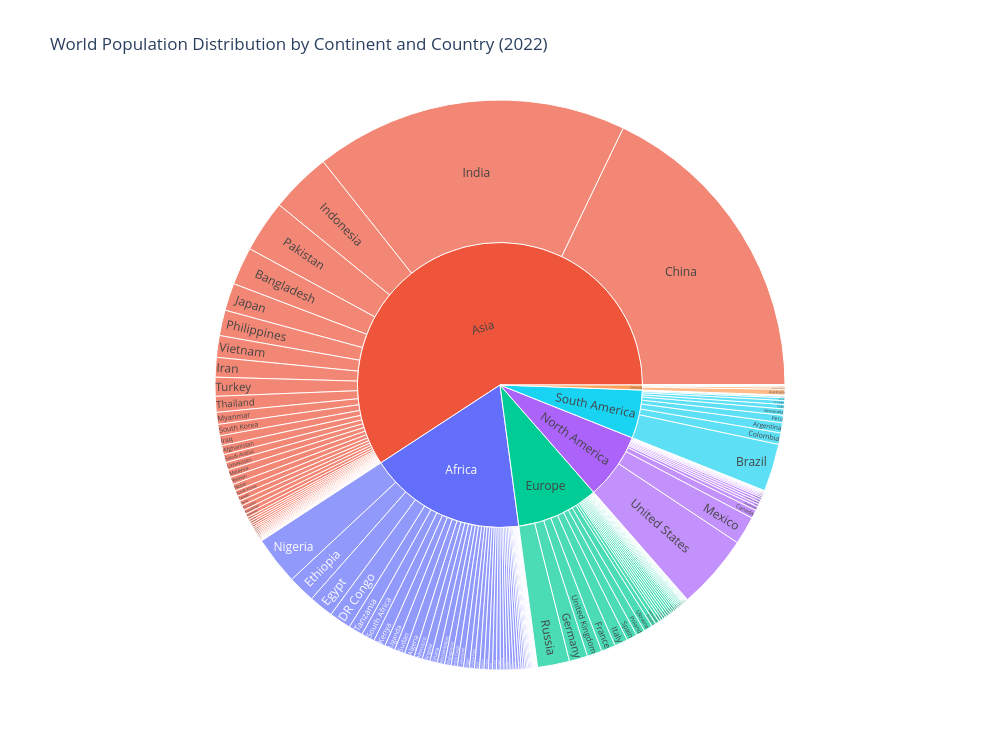

The cell this chart's notebook holds for it:
### Markdown cell above
**Chart choice & justification:** *Which chart did you choose, and why? Justify design choices.

*YOUR ANSWER HERE*

**I used a sunburst chart to show how the world's population is distributed across continents and countries in 2022. The inner circle represents the continents, while the outer circle shows the countries within each continent.**

**The size of each section depends on its population. Larger sections represent countries or continents with more people. This chart makes it easy to understand how the world's population is divided and compare different regions. We can also see that Asia has the largest share of the global population.**

### Code cell
# Q6
# YOUR CODE HERE
# Q6: World population distribution in 2022

fig = px.sunburst(
    df,
    path=["Continent", "Country"],
    values="2022 Population",
    color="Continent",
    title="World Population Distribution by Continent and Country (2022)"
)

fig.update_layout(
    template="plotly_white",
    width=1000,
    height=750
)

fig.show()

### Figure 1 — Plotly figure (JSON) as saved in the notebook; plotly's stock layout.template omitted (floating-point values rounded to 4 significant figures; data arrays with more than 128 entries replaced by an {"elided": "..."} marker saying what was removed)
{"data": [{"branchvalues": "total", "customdata": {"elided": "240x1 str values"}, "domain": {"x": [0, 1], "y": [0, 1]}, "hovertemplate": "labels=%{label}<br>2022 Population=%{value}<br>parent=%{parent}<br>id=%{id}<br>Continent=%{customdata[0]}<extra></extra>", "ids": {"elided": "240 str values"}, "labels": {"elided": "240 str values"}, "marker": {"colors": {"elided": "240 str values"}}, "name": "", "parents": {"elided": "240 str values"}, "type": "sunburst", "values": {"elided": "240 float values"}}], "layout": {"height": 750, "legend": {"tracegroupgap": 0}, "title": {"text": "World Population Distribution by Continent and Country (2022)"}, "width": 1000}}
